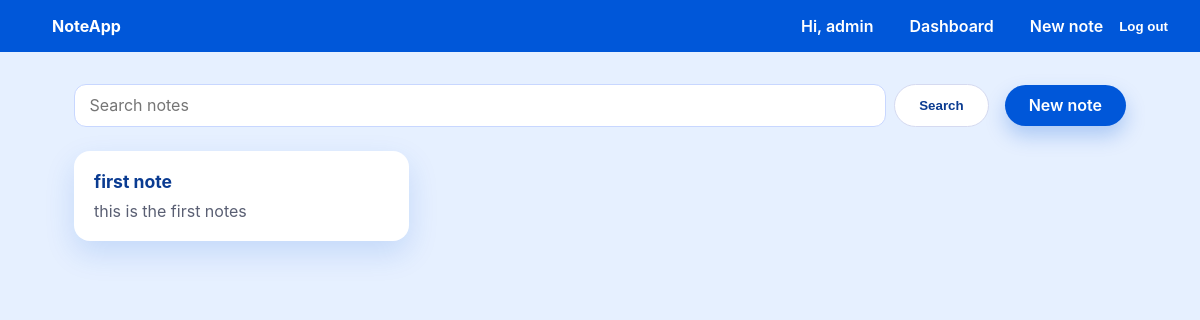
The app's page / (signed in), older data.
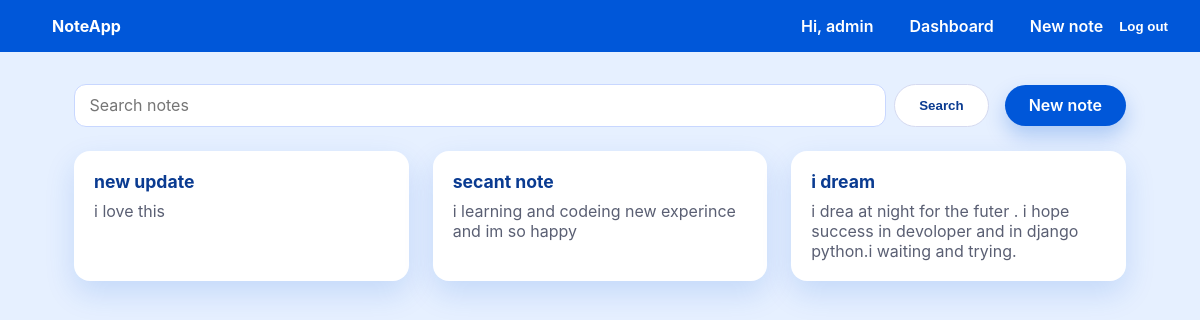
The same page, newer data.
### notes/models.py (models this page shows, shortened)
class Note(models.Model):
    User=models.ForeignKey(User,on_delete=models.CASCADE,related_name='notes')
    title = models.CharField(max_length=50)
    content = models.TextField(blank=True)
    created_at = models.DateTimeField(auto_now_add=True)
    updated_at = models.DateTimeField(auto_now=True)
    class Meta:
        ordering = ["-updated_at"]

### notes/views.py (the view)
# urls.py: path("", read_data, name="read"),
@login_required
def read_data(request):
    query = request.GET.get("q", "").strip()
    notes = Note.objects.filter(User=request.user)
    if query:
        notes = notes.filter(Q(title__icontains=query) | Q(content__icontains=query))
    paginator = Paginator(notes, PAGE_SIZE)
    page_number = request.GET.get("page")
    page_obj = paginator.get_page(page_number)
    context = {"page_obj": page_obj, "query": query}
    return render(request, "notes/home.html", context)

### notes/templates/notes/home.html (shortened to what this page needs)
{% extends "base.html" %}
{% block content %}
<header class="page-header">
    <form method="get" class="search-form">
        <input type="search" name="q" value="{{ query }}" placeholder="Search notes">
        <button class="btn btn-ghost" type="submit">Search</button>
    </form>
    <a class="btn btn-primary" href="{% url 'notes:create' %}">New note</a>
</header>
{% if page_obj.object_list %}
<section class="card-grid">
    {% for note in page_obj %}
    <a class="note-card" href="{% url 'notes:detail' note.pk %}">
        <h2>{{ note.title }}</h2>
        <p>{{ note.content|truncatewords:30 }}</p>
    </a>
    {% endfor %}
</section>
{% endif %}
{% endblock %}

### notes/templates/base.html (shortened to what this page needs)
<!DOCTYPE html>
<html lang="en">
<head>
</head>
<body>
    <nav>
        <a href="{% url 'notes:read' %}"><strong>NoteApp</strong></a>
        <div class="nav-links">
            {% if user.is_authenticated %}
            <span>Hi, {{ user.get_username }}</span>
            <a href="{% url 'notes:read' %}">Dashboard</a>
            <a href="{% url 'notes:create' %}">New note</a>
            <form class="logout-form" method="post" action="{% url 'logout' %}">
                <button class="btn-link" type="submit">Log out</button>
            </form>
            {% else %}
            <a href="{% url 'login' %}">Log in</a>
            {% endif %}
        </div>
    </nav>
    <div class="main-container">
        {% block content %}{% endblock %}
    </div>
</body>
</html>

Row changes from the older to the newer data that the page shows:
removed Note: title "first note", content "this is the first notes"
added Note: title "new update", content "i love this"
added Note: title "secant note", content "i learning and codeing new experince and im so happy"
added Note: title "i dream", content "i drea at night for the futer . i hope success in devoloper and in django python.i waiting and trying."
